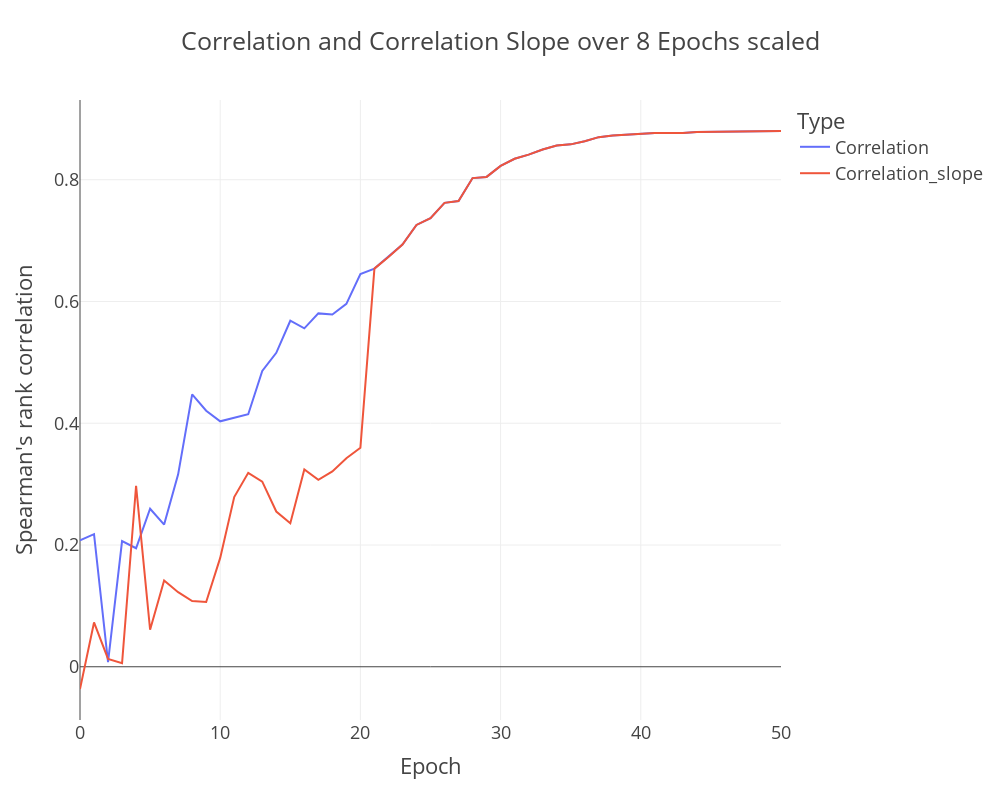

The code cell stored with this chart in its notebook:
### Code cell
df = pd.DataFrame(list(corr_epochs["correlation"].items()), columns=['Epoch', 'Correlation'])
df_slope = pd.DataFrame(list(corr_epochs["correlation_slope"].items()), columns=['Epoch', 'Correlation_slope'])
df=pd.merge(df, df_slope, on="Epoch")
# Create the line plot using Plotly
df_melted = df.melt(id_vars='Epoch', value_vars=['Correlation', 'Correlation_slope'], 
                    var_name='Type', value_name='Value')

# Plot the data
fig = px.line(df_melted, x='Epoch', y='Value', color='Type', 
              title='Correlation and Correlation Slope over 8 Epochs scaled')
fig.update_traces(line=dict(width=2)) 
fig.update_layout(width=1000, height=800, template="presentation",
                 yaxis_title="Spearman's rank correlation")
fig

### Figure 1 — Plotly figure (JSON) as saved in the notebook; plotly's stock layout.template omitted (floating-point values rounded to 4 significant figures)
{"data": [{"hovertemplate": "Type=Correlation<br>Epoch=%{x}<br>Value=%{y}<extra></extra>", "legendgroup": "Correlation", "line": {"color": "#636efa", "dash": "solid", "width": 2}, "marker": {"symbol": "circle"}, "mode": "lines", "name": "Correlation", "orientation": "v", "showlegend": true, "type": "scatter", "x": [0, 1, 2, 3, 4, 5, 6, 7, 8, 9, 10, 11, 12, 13, 14, 15, 16, 17, 18, 19, 20, 21, 22, 23, 24, 25, 26, 27, 28, 29, 30, 31, 32, 33, 34, 35, 36, 37, 38, 39, 40, 41, 42, 43, 44, 45, 46, 47, 48, 49, 50], "xaxis": "x", "y": [0.2074, 0.2178, 0.007653, 0.2064, 0.1947, 0.2595, 0.2336, 0.3161, 0.4473, 0.4206, 0.4032, 0.4087, 0.4148, 0.4858, 0.5156, 0.5684, 0.5558, 0.5804, 0.5786, 0.5961, 0.645, 0.654, 0.6731, 0.6936, 0.7257, 0.7369, 0.7619, 0.765, 0.8027, 0.8046, 0.8228, 0.8344, 0.8412, 0.8497, 0.856, 0.8581, 0.8633, 0.8699, 0.8724, 0.8741, 0.8761, 0.8765, 0.8768, 0.8765, 0.8783, 0.8787, 0.8788, 0.8794, 0.88, 0.88, 0.88], "yaxis": "y"}, {"hovertemplate": "Type=Correlation_slope<br>Epoch=%{x}<br>Value=%{y}<extra></extra>", "legendgroup": "Correlation_slope", "line": {"color": "#EF553B", "dash": "solid", "width": 2}, "marker": {"symbol": "circle"}, "mode": "lines", "name": "Correlation_slope", "orientation": "v", "showlegend": true, "type": "scatter", "x": [0, 1, 2, 3, 4, 5, 6, 7, 8, 9, 10, 11, 12, 13, 14, 15, 16, 17, 18, 19, 20, 21, 22, 23, 24, 25, 26, 27, 28, 29, 30, 31, 32, 33, 34, 35, 36, 37, 38, 39, 40, 41, 42, 43, 44, 45, 46, 47, 48, 49, 50], "xaxis": "x", "y": [-0.03653, 0.07276, 0.01286, 0.005714, 0.2972, 0.06082, 0.1417, 0.1226, 0.1079, 0.1063, 0.1788, 0.2788, 0.3185, 0.3041, 0.255, 0.2356, 0.324, 0.307, 0.3208, 0.3427, 0.3596, 0.654, 0.6731, 0.6936, 0.7257, 0.7369, 0.7619, 0.765, 0.8027, 0.8046, 0.8228, 0.8344, 0.8412, 0.8497, 0.856, 0.8581, 0.8633, 0.8699, 0.8724, 0.8741, 0.8761, 0.8765, 0.8768, 0.8765, 0.8783, 0.8787, 0.8788, 0.8794, 0.88, 0.88, 0.88], "yaxis": "y"}], "layout": {"height": 800, "legend": {"title": {"text": "Type"}, "tracegroupgap": 0}, "title": {"text": "Correlation and Correlation Slope over 8 Epochs scaled"}, "width": 1000, "xaxis": {"anchor": "y", "autorange": true, "domain": [0, 1], "range": [0, 50], "title": {"text": "Epoch"}, "type": "linear"}, "yaxis": {"anchor": "x", "autorange": true, "domain": [0, 1], "range": [-0.08745, 0.9309], "title": {"text": "Spearman's rank correlation"}, "type": "linear"}}}
